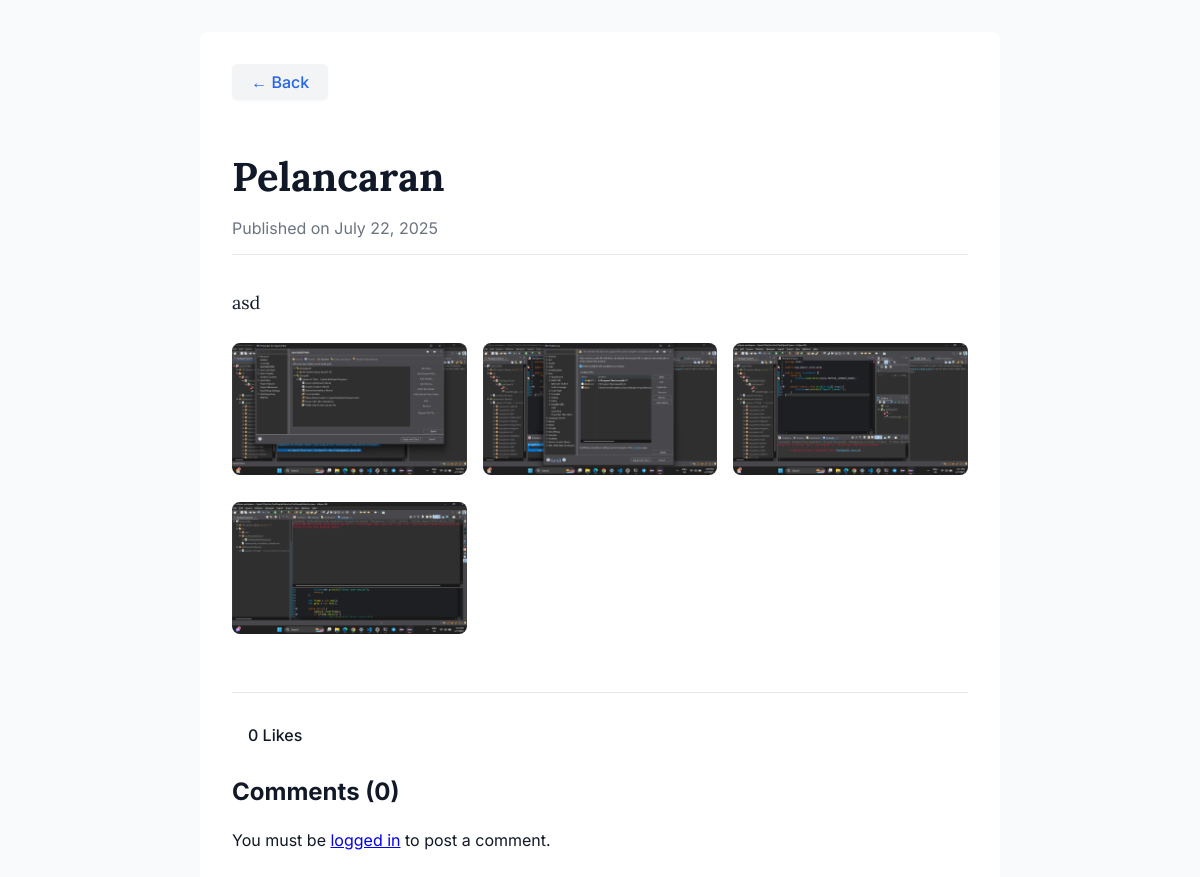
/view.php?id=5, run on an earlier commit of the app's database.
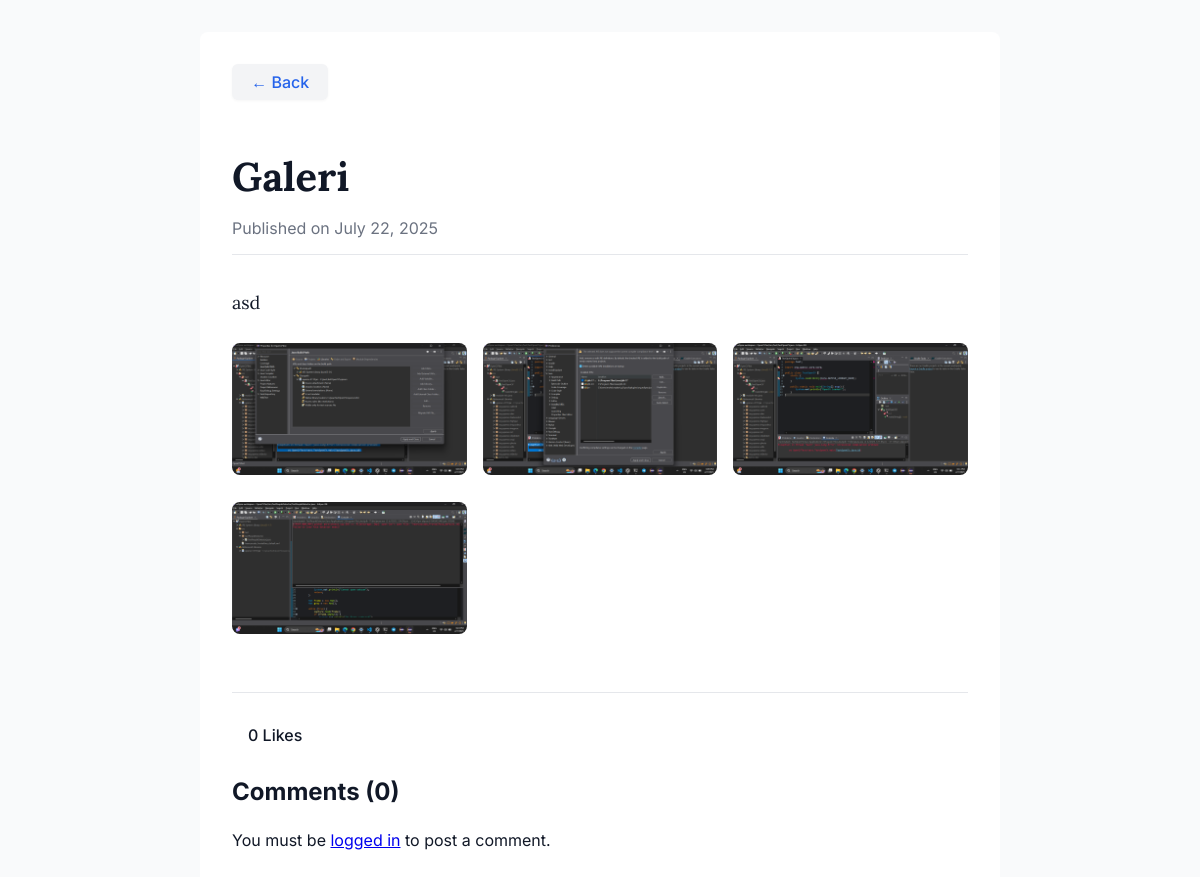
And on a later commit of the database.
### tables this page shows
CREATE TABLE `content` (
  `id` int(11) NOT NULL,
  `content_type` enum('event','article','gallery','video') NOT NULL,
  `title` varchar(255) NOT NULL,
  `created_at` timestamp NOT NULL DEFAULT current_timestamp()
);

### php/user_auth_check.php (called while the page is built, shortened)
<?php
function isUserLoggedIn()
{
    return false;
}

### php/content.php (called while the page is built, shortened)
<?php
class Content
{
    private $conn;
    private $content_table = 'content';
    private $galleries_table = 'galleries';
    private $gallery_images_table = 'gallery_images';
    private $likes_table = 'likes';
    private $comments_table = 'comments';
    public function __construct($db)
    {
        $this->conn = $db;
    }
    public function getById($id, $current_user_id = null)
    {
        $contentData = $this->getBaseContent($id);
        $details = $this->getContentDetails($id, $contentData['content_type']);
        $contentData['like_count'] = $this->getLikeCount($id);
        $contentData['comments'] = $this->getComments($id);
        $contentData['user_has_liked'] = $current_user_id ? $this->hasUserLiked($id, $current_user_id) : false;
        return array_merge($contentData, $details ?: []);
    }
    private function getBaseContent($id)
    {
        $query = "SELECT * FROM " . $this->content_table . " WHERE id = :id LIMIT 1";
        $stmt = $this->conn->prepare($query);
        $stmt->bindParam(':id', $id, PDO::PARAM_INT);
        $stmt->execute();
        return $stmt->fetch(PDO::FETCH_ASSOC);
    }
    private function getContentDetails($id, $contentType)
    {
        $detailsQuery = '';
        switch ($contentType) {
            case 'gallery':
                $detailsQuery = "SELECT * FROM " . $this->galleries_table . " WHERE content_id = :id";
                break;
        }
        $detailsStmt = $this->conn->prepare($detailsQuery);
        $detailsStmt->bindParam(':id', $id, PDO::PARAM_INT);
        $detailsStmt->execute();
        $details = $detailsStmt->fetch(PDO::FETCH_ASSOC);
        if ($contentType === 'gallery' && $details) {
            $galleryId = $details['id'];
            $imagesQuery = "SELECT image_src, title FROM " . $this->gallery_images_table . " WHERE gallery_id = :gallery_id ORDER BY sort_order";
            $imagesStmt = $this->conn->prepare($imagesQuery);
            $imagesStmt->bindParam(':gallery_id', $galleryId, PDO::PARAM_INT);
            $imagesStmt->execute();
            $details['images'] = $imagesStmt->fetchAll(PDO::FETCH_ASSOC);
        }
        return $details;
    }
    private function getLikeCount($content_id)
    {
        $query = "SELECT COUNT(*) as count FROM " . $this->likes_table . " WHERE content_id = :content_id";
        $stmt = $this->conn->prepare($query);
        $stmt->bindParam(':content_id', $content_id, PDO::PARAM_INT);
        $stmt->execute();
        $result = $stmt->fetch(PDO::FETCH_ASSOC);
        return $result['count'] ?? 0;
    }
    private function getComments($content_id)
    {
        $query = "SELECT c.comment, c.created_at, u.username FROM " . $this->comments_table . " c JOIN users u ON c.user_id = u.id WHERE c.content_id = :content_id ORDER BY c.created_at DESC";
        $stmt = $this->conn->prepare($query);
        $stmt->bindParam(':content_id', $content_id, PDO::PARAM_INT);
        $stmt->execute();
        return $stmt->fetchAll(PDO::FETCH_ASSOC);
    }
}

### view.php (the view, shortened to what the changed rows need)
<?php
require_once ROOT_PATH . '/php/user_auth_check.php';
require_once ROOT_PATH . '/php/content.php';
$content_id = filter_input(INPUT_GET, 'id', FILTER_VALIDATE_INT);
$is_user_logged_in = isUserLoggedIn();
$current_user_id = $is_user_logged_in ? $_SESSION['user_id'] : null;
$contentData = null;
if ($content_id) {
    $database = new Database();
    $db = $database->connect();
    $content = new Content($db);
    $contentData = $content->getById($content_id, $current_user_id);
}
?>
<!DOCTYPE html>
<html lang="en">
<head>
</head>
<body>
    <main class="content-wrapper">
        <?php if ($contentData): ?>
            <div class="content-card">
                <a href="<?php echo BASE_URL?>/dashboard" style="display:inline-block;margin-bottom:1.5rem;padding:0.5rem 1.2rem;background:#f3f4f6;color:#2563eb;border-radius:6px;text-decoration:none;font-weight:500;box-shadow:0 1px 3px rgba(0,0,0,0.04);transition:background 0.2s;">&larr; Back</a>
                <h1 class="content-title"><?php echo htmlspecialchars($contentData['title']); ?></h1>
                <p class="meta">
                    Published on <?php echo date('F j, Y', strtotime($contentData['created_at'])); ?>
                </p>
                <div class="content-body">
                    <?php switch ($contentData['content_type']):
                        case 'article': ?>
                        <?php
                        case 'gallery': ?>
                            <p><?php echo nl2br(htmlspecialchars($contentData['description'])); ?></p>
                            <div class="gallery-grid">
                                <?php if (!empty($contentData['images'])): ?>
                                    <?php foreach ($contentData['images'] as $image): ?>
                                        <a href="<?php echo BASE_URL . '/' . htmlspecialchars($image['image_src']); ?>" target="_blank">
                                            <img src="<?php echo BASE_URL . '/' . htmlspecialchars($image['image_src']); ?>" alt="<?php echo htmlspecialchars($image['title']); ?>">
                                        </a>
                                    <?php endforeach; ?>
                                <?php endif; ?>
                            </div>
                            <?php break; ?>
                    <?php endswitch; ?>
                </div>
                <div class="interactions">
                    <span class="like-count" id="like-count"><?php echo $contentData['like_count']; ?> Likes</span>
                </div>
                <div class="comments-section">
                    <h3>Comments (<span id="comment-count"><?php echo count($contentData['comments']); ?></span>)</h3>
                    <?php if ($is_user_logged_in): ?>
                        <form id="comment-form" class="comment-form">
                            <textarea name="comment_text" placeholder="Write a comment..." required></textarea>
                            <button type="submit">Post Comment</button>
                        </form>
                    <?php else: ?>
                        <p>You must be <a href="login.php">logged in</a> to post a comment.</p>
                    <?php endif; ?>
                </div>
            </div>
        <?php endif; ?>
    </main>
</body>
</html>

What changed in the data, as far as the page shows it:
changed content: title "Pelancaran" → "Galeri"
